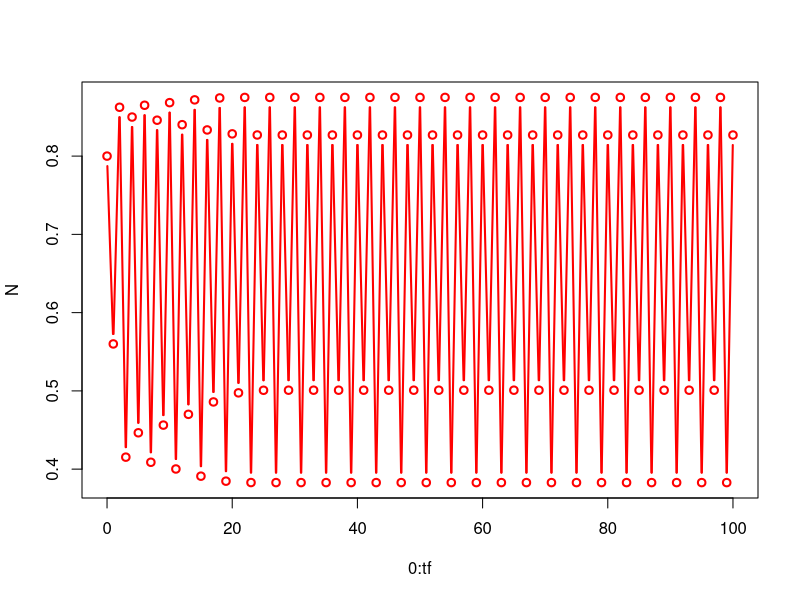
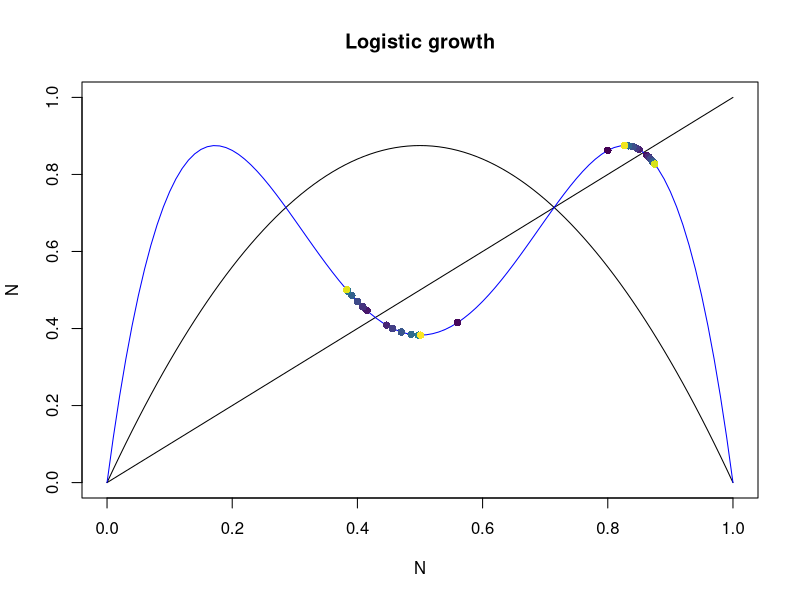

Here is the R script that generated these plots, in order:
f = function(x, r = 0.5) {
  return(r * x * (1 - x))
}

f2 = function(x, r = 0.5) {
  return(r^2*x-(r^2+r^3)*x^2+2*r^3*x^3-r^3*x^4)
}

#curve(f(x), from = 0, to = 1, xlab = "N", ylab = "N", main = "Logistic growth")


N = c(0.8)
tf = 100

r = 3.5

for (i in 1:tf) {
  N = c(N, f(N[length(N)], r))
}

plot(0:tf, N, type = "b", lwd = 2, col = "red")

x = seq(0, 1, 0.01)
plot(x, f(x, r), type = "l", xlab = "N", ylab = "N",
     ylim = c(0,1),
     main = "Logistic growth")
lines(x,x)
lines(x, f2(x, r), col = "blue")

nb_points = 50
colour = viridis::viridis(nb_points)

for (i in 1:nb_points) {
  points(x = N[i], y = f2(N[i], r), col = colour[i], pch = 16)
}

